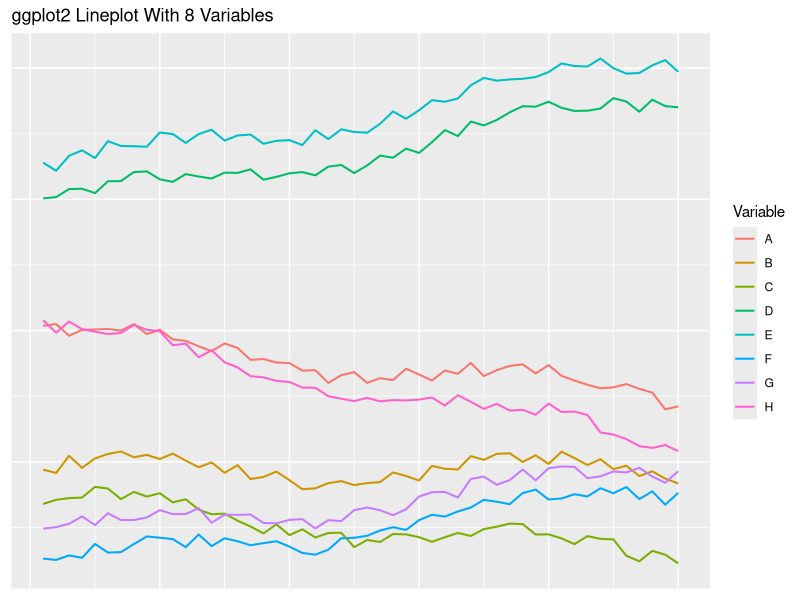
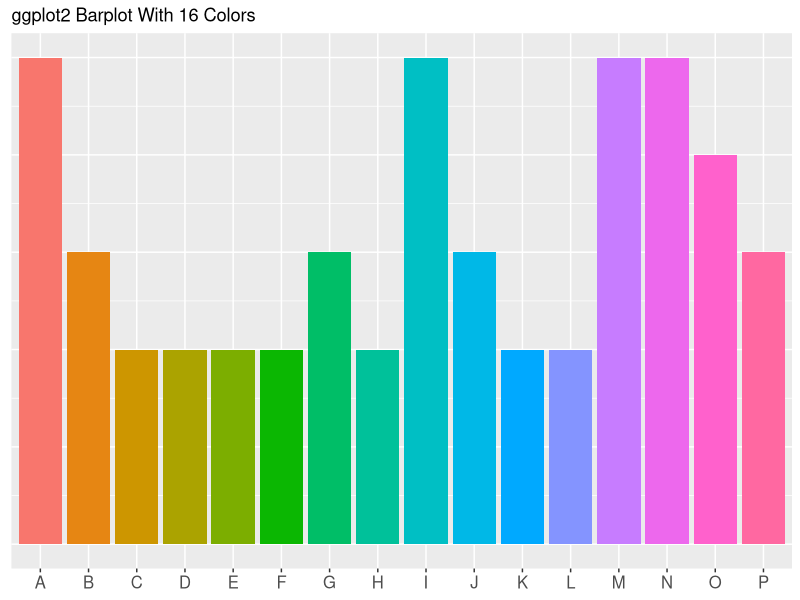

Recreate these plots in R, in order.
## ---- chunk 1
library(tidyverse)
library(magrittr)
library(readxl)
library(ggplot2)
## ---- chunk 2
library(tidyverse)
library(magrittr)
library(ggplot2)

time_steps <- 50
num_vars <- 8
line_data <- tibble(time=rep(1:time_steps, num_vars),
                    count=runif(time_steps*num_vars,1,7) + rep(runif(num_vars,1,200), each=time_steps),
                    var_n=rep(LETTERS[1:num_vars], each=time_steps))
line_data %<>% group_by(var_n) %>%
  mutate(count = count + (time^(1.03))*runif(1,-1,1)*50/time_steps) %>%
  ungroup() %>%
  mutate(count = count + 5*sin(time/5) + time^(1.03)/10)

a <- ggplot(line_data, aes(x=time, y=count, color=var_n)) +
  geom_line(size=0.7) +
  labs(title="ggplot2 Lineplot With 8 Variables",
       color="Variable") +
  theme(axis.title.x = element_blank(),
        axis.text.x = element_blank(),
        axis.title.y = element_blank(),
        axis.text.y = element_blank(),
        axis.ticks.x = element_blank(),
        axis.ticks.y = element_blank())
ggsave(a, filename="ggplotLine16.png", width=5, height=3)
## ---- chunk 3
library(tidyverse)
library(magrittr)
library(ggplot2)

bar_data <- tibble(item=LETTERS[1:16], count=floor(runif(16,2,6)))
bar_data$item <- factor(bar_data$item,levels = LETTERS[1:16])

a <- ggplot(bar_data, aes(x=item, y=count, fill=item)) +
  geom_bar(stat="identity") +
  labs(title="ggplot2 Barplot With 16 Colors") +
  theme(axis.title.x = element_blank(),
        axis.text.x = element_text(size=12),
        axis.title.y = element_blank(),
        axis.text.y = element_blank(),
        legend.position = "none",
        axis.ticks.y = element_blank())
ggsave(a, filename="ggplotStandard16.png", width=5, height=3)
